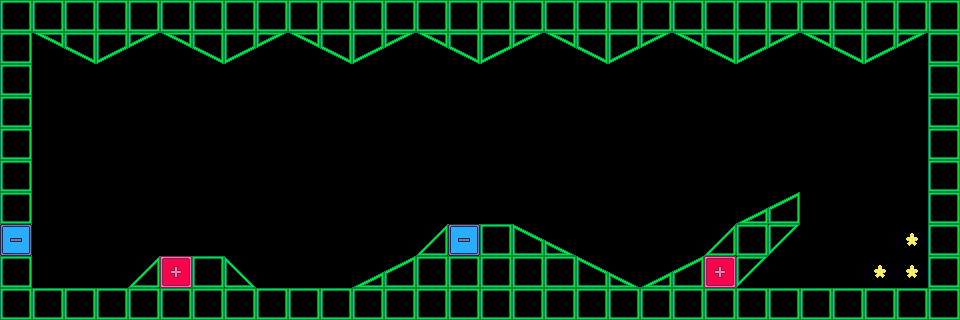

Tiled map render using the project's own tile images. Description and the whole map definition, tile-layer contents included, below:
An orthogonal 30x10 tile map with 32x32 px tiles, 1 tile layer (tiles) and 1 object (spawn).

<map version="1.10" tiledversion="1.11.2" orientation="orthogonal" renderorder="right-down" width="30" height="10" tilewidth="32" tileheight="32" infinite="0" nextlayerid="3" nextobjectid="3">
 <editorsettings>
  <export target="../../../assets/levels/intro.json" format="json" />
 </editorsettings>
 <tileset firstgid="1" source="../tileset.tsx" />
 <layer id="1" name="tiles" width="30" height="10">
  <data encoding="csv">
26,26,26,26,26,26,26,26,26,26,26,26,26,26,26,26,26,26,26,26,26,26,26,26,26,26,26,26,26,26,
26,7,8,9,10,7,8,9,10,7,8,9,10,7,8,9,10,7,8,9,10,7,8,9,10,7,8,9,10,26,
26,0,0,0,0,0,0,0,0,0,0,0,0,0,0,0,0,0,0,0,0,0,0,0,0,0,0,0,0,26,
26,0,0,0,0,0,0,0,0,0,0,0,0,0,0,0,0,0,0,0,0,0,0,0,0,0,0,0,0,26,
26,0,0,0,0,0,0,0,0,0,0,0,0,0,0,0,0,0,0,0,0,0,0,0,0,0,0,0,0,26,
26,0,0,0,0,0,0,0,0,0,0,0,0,0,0,0,0,0,0,0,0,0,0,0,0,0,0,0,0,26,
26,0,0,0,0,0,0,0,0,0,0,13,13,13,13,13,0,0,0,0,0,0,0,1,2,0,0,0,0,26,
31,0,0,0,13,13,13,13,13,13,13,13,0,15,31,26,3,4,0,0,0,13,15,26,22,0,0,0,14,26,
26,0,0,13,15,19,26,16,0,0,0,1,2,26,26,26,26,26,3,4,1,2,19,22,0,0,0,14,14,26,
26,26,26,26,26,26,26,26,26,26,26,26,26,26,26,26,26,26,26,26,26,26,26,26,26,26,26,26,26,26
</data>
 </layer>
 <objectgroup id="2" name="objects">
  <object id="1" name="spawn" type="spawn" x="62.4884" y="255.31">
   <point />
  </object>
 </objectgroup>
</map>
